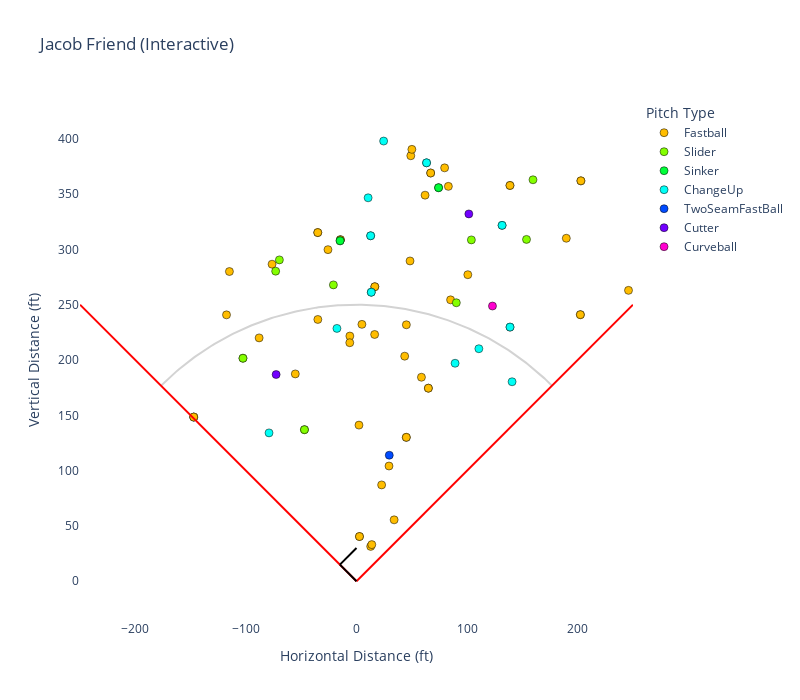

Notebook cell for this chart:
### Code cell
fair_davidson['Direction_rad'] = np.deg2rad(fair_davidson['Direction'])
fair_davidson['SprayX'] = fair_davidson['Distance'] * np.sin(fair_davidson['Direction_rad'])
fair_davidson['SprayY'] = fair_davidson['Distance'] * np.cos(fair_davidson['Direction_rad'])

pitch_types = fair_davidson['TaggedPitchType'].unique()
palette = dict(zip(pitch_types, sns.color_palette("hsv", n_colors=len(pitch_types)).as_hex()))
fair_davidson['Color'] = fair_davidson['TaggedPitchType'].map(palette)

fig= go.Figure()

for pitch in pitch_types:
    df_subset = fair_davidson[fair_davidson['TaggedPitchType'] == pitch]
    fig.add_trace(go.Scatter(
        x=df_subset['SprayX'],
        y=df_subset['SprayY'],
        mode='markers',
        marker=dict(size=8, color=palette[pitch], line=dict(width=0.5, color='black')),
        name=pitch,
        hovertemplate=f"<b>{pitch}</b><br>X: %{{x}}<br>Y: %{{y}}<extra></extra>"
    ))
fig.add_shape(type="line", x0=0, y0=0, x1=-250, y1=250, line=dict(color="red", width=2))
fig.add_shape(type="line", x0=0, y0=0, x1=250, y1=250, line=dict(color="red", width=2))

theta = np.linspace(-np.pi/4, np.pi/4, 200)
arc_x = 250 * np.sin(theta)
arc_y = 250 * np.cos(theta)
fig.add_trace(go.Scatter(x=arc_x, y=arc_y, mode='lines', line=dict(color='lightgray'), showlegend=False))

base_path = [
    dict(
        type='line',
        x0=0, y0=0,
        x1=15, y1=15,
        line=dict(color='black', width=2)
    ),
    dict(
        type='line',
        x0=15, y0=15,
        x1=0, y1=30,
        line=dict(color='black', width=2)
    ),
    dict(
        type='line',
        x0=0, y0=30,
        x1=-15, y1=15,
        line=dict(color='black', width=2)
    ),
    dict(
        type='line',
        x0=-15, y0=15,
        x1=0, y1=0,
        line=dict(color='black', width=2)
    ),
]


fig.update_layout(
    title="Jacob Friend (Interactive)",
    xaxis=dict(title="Horizontal Distance (ft)", range=[-250, 250], showgrid=True),
    yaxis=dict(title="Vertical Distance (ft)", range=[0, 400], showgrid=True),
    shapes=base_path,
    width=800,
    height=700,
    plot_bgcolor='white',
    legend_title_text='Pitch Type'
)
fig.update_yaxes(scaleanchor="x", scaleratio=1)
fig.show()

### Figure 1 — Plotly figure (JSON) as saved in the notebook; plotly's stock layout.template omitted (floating-point values rounded to 4 significant figures; data arrays with more than 128 entries replaced by an {"elided": "..."} marker saying what was removed)
{"data": [{"hovertemplate": "<b>Fastball</b><br>X: %{x}<br>Y: %{y}<extra></extra>", "marker": {"color": "#ffbd00", "line": {"color": "black", "width": 0.5}, "size": 8}, "mode": "markers", "name": "Fastball", "type": "scatter", "x": [-14.56, -14.56, -147.2, -147.2, -147.2, 202.4, 202.9, 138.8, 202.4, 202.9, 138.8, 2.683, 2.683, 45.03, 45.03, 16.54, 64.97, 16.54, 64.97, 29.39, 4.9, 245.9, 2.237, -35.03, -35.03, 189.7, 48.41, -6.015, 16.41, 45.07, 62.01, 58.73, 83.06, -34.96, 79.68, 85.07, -55.34, -114.9, 49.09, -117.5, -25.79, 100.7, -76.34, 43.58, 22.73, -6.083, 12.84, 50.06, 13.82, 34.03, 67.06, 67.06, -88.03], "y": [308.8, 308.8, 148.4, 148.4, 148.4, 241.0, 362.0, 357.8, 241.0, 362.0, 357.8, 40.39, 40.39, 130.1, 130.1, 266.3, 174.5, 266.3, 174.5, 104.2, 232.2, 263.0, 141.1, 315.2, 315.2, 310.1, 289.6, 221.7, 223.1, 231.8, 349.0, 184.4, 357.0, 236.7, 373.7, 254.4, 187.4, 280.0, 384.7, 240.8, 299.8, 277.1, 286.6, 203.5, 87.05, 215.6, 31.47, 390.4, 33.07, 55.48, 369.1, 369.1, 220.0]}, {"hovertemplate": "<b>Slider</b><br>X: %{x}<br>Y: %{y}<extra></extra>", "marker": {"color": "#84ff00", "line": {"color": "black", "width": 0.5}, "size": 8}, "mode": "markers", "name": "Slider", "type": "scatter", "x": [-102.7, -102.7, -47.05, -47.05, 90.25, -69.71, 153.7, 103.9, -20.89, -73.08, 159.6], "y": [201.6, 201.6, 137.0, 137.0, 251.8, 290.5, 309.0, 308.6, 267.9, 280.3, 363.0]}, {"hovertemplate": "<b>Sinker</b><br>X: %{x}<br>Y: %{y}<extra></extra>", "marker": {"color": "#00ff39", "line": {"color": "black", "width": 0.5}, "size": 8}, "mode": "markers", "name": "Sinker", "type": "scatter", "x": [-14.84, -14.84, 74.2, 74.2], "y": [307.8, 307.8, 355.8, 355.8]}, {"hovertemplate": "<b>ChangeUp</b><br>X: %{x}<br>Y: %{y}<extra></extra>", "marker": {"color": "#00fff6", "line": {"color": "black", "width": 0.5}, "size": 8}, "mode": "markers", "name": "ChangeUp", "type": "scatter", "x": [63.34, 63.34, 138.8, 138.8, 13.36, 13.36, 140.7, -79.09, -17.69, 24.53, 10.5, 89.14, 131.6, 131.6, 12.81, 12.81, 110.6], "y": [378.3, 378.3, 229.7, 229.7, 261.3, 261.3, 180.3, 134.1, 228.6, 398.0, 346.6, 197.0, 321.7, 321.7, 312.3, 312.3, 210.2]}, {"hovertemplate": "<b>TwoSeamFastBall</b><br>X: %{x}<br>Y: %{y}<extra></extra>", "marker": {"color": "#004bff", "line": {"color": "black", "width": 0.5}, "size": 8}, "mode": "markers", "name": "TwoSeamFastBall", "type": "scatter", "x": [29.63], "y": [113.9]}, {"hovertemplate": "<b>Cutter</b><br>X: %{x}<br>Y: %{y}<extra></extra>", "marker": {"color": "#7200ff", "line": {"color": "black", "width": 0.5}, "size": 8}, "mode": "markers", "name": "Cutter", "type": "scatter", "x": [-72.67, 101.6], "y": [186.9, 332.1]}, {"hovertemplate": "<b>Curveball</b><br>X: %{x}<br>Y: %{y}<extra></extra>", "marker": {"color": "#ff00cf", "line": {"color": "black", "width": 0.5}, "size": 8}, "mode": "markers", "name": "Curveball", "type": "scatter", "x": [122.9], "y": [248.8]}, {"line": {"color": "lightgray"}, "mode": "lines", "showlegend": false, "type": "scatter", "x": {"elided": "200 float values"}, "y": {"elided": "200 float values"}}], "layout": {"height": 700, "legend": {"title": {"text": "Pitch Type"}}, "plot_bgcolor": "white", "shapes": [{"line": {"color": "red", "width": 2}, "type": "line", "x0": 0, "x1": -250, "y0": 0, "y1": 250}, {"line": {"color": "red", "width": 2}, "type": "line", "x0": 0, "x1": 250, "y0": 0, "y1": 250}, {"line": {"color": "black", "width": 2}, "type": "line", "x0": 0, "x1": -15, "y0": 30, "y1": 15}, {"line": {"color": "black", "width": 2}, "type": "line", "x0": -15, "x1": 0, "y0": 15, "y1": 0}], "title": {"text": "Jacob Friend (Interactive)"}, "width": 800, "xaxis": {"range": [-250, 250], "showgrid": true, "title": {"text": "Horizontal Distance (ft)"}}, "yaxis": {"range": [0, 400], "scaleanchor": "x", "scaleratio": 1, "showgrid": true, "title": {"text": "Vertical Distance (ft)"}}}}
